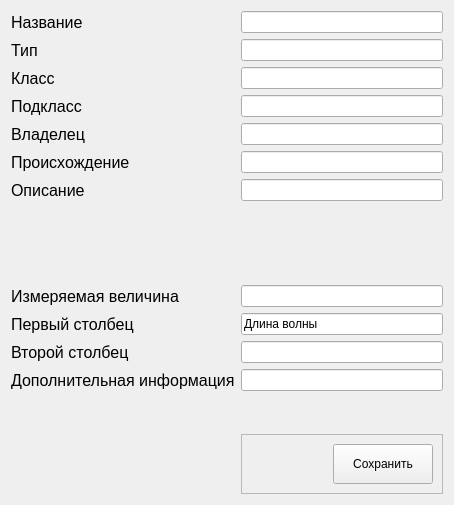
<?xml version="1.0" encoding="UTF-8"?>
<ui version="4.0">
 <class>CreateSpectr</class>
 <widget class="QWidget" name="CreateSpectr">
  <property name="geometry">
   <rect>
    <x>0</x>
    <y>0</y>
    <width>454</width>
    <height>505</height>
   </rect>
  </property>
  <property name="windowTitle">
   <string>Сохранение спектра</string>
  </property>
  <property name="windowIcon">
   <iconset resource="resources.qrc">
    <normaloff>:/pic/icons/CreateSpectr.png</normaloff>:/pic/icons/CreateSpectr.png</iconset>
  </property>
  <property name="layoutDirection">
   <enum>Qt::LeftToRight</enum>
  </property>
  <layout class="QFormLayout" name="formLayout">
   <item row="0" column="0">
    <widget class="QLabel" name="label_name">
     <property name="font">
      <font>
       <pointsize>12</pointsize>
      </font>
     </property>
     <property name="text">
      <string>Название</string>
     </property>
    </widget>
   </item>
   <item row="0" column="1">
    <widget class="QLineEdit" name="lineEdit_name"/>
   </item>
   <item row="1" column="0">
    <widget class="QLabel" name="label_type">
     <property name="font">
      <font>
       <pointsize>12</pointsize>
      </font>
     </property>
     <property name="text">
      <string>Тип</string>
     </property>
    </widget>
   </item>
   <item row="1" column="1">
    <widget class="QLineEdit" name="lineEdit_type"/>
   </item>
   <item row="2" column="0">
    <widget class="QLabel" name="label_class">
     <property name="font">
      <font>
       <pointsize>12</pointsize>
      </font>
     </property>
     <property name="text">
      <string>Класс</string>
     </property>
    </widget>
   </item>
   <item row="2" column="1">
    <widget class="QLineEdit" name="lineEdit_class"/>
   </item>
   <item row="3" column="0">
    <widget class="QLabel" name="label_subclass">
     <property name="font">
      <font>
       <pointsize>12</pointsize>
      </font>
     </property>
     <property name="text">
      <string>Подкласс</string>
     </property>
    </widget>
   </item>
   <item row="3" column="1">
    <widget class="QLineEdit" name="lineEdit_subclass"/>
   </item>
   <item row="4" column="0">
    <widget class="QLabel" name="label_owner">
     <property name="font">
      <font>
       <pointsize>12</pointsize>
      </font>
     </property>
     <property name="text">
      <string>Владелец</string>
     </property>
    </widget>
   </item>
   <item row="4" column="1">
    <widget class="QLineEdit" name="lineEdit_owner"/>
   </item>
   <item row="5" column="0">
    <widget class="QLabel" name="label_origin">
     <property name="font">
      <font>
       <pointsize>12</pointsize>
      </font>
     </property>
     <property name="text">
      <string>Происхождение</string>
     </property>
    </widget>
   </item>
   <item row="5" column="1">
    <widget class="QLineEdit" name="lineEdit_origin"/>
   </item>
   <item row="6" column="0">
    <widget class="QLabel" name="label_description">
     <property name="font">
      <font>
       <pointsize>12</pointsize>
      </font>
     </property>
     <property name="text">
      <string>Описание</string>
     </property>
    </widget>
   </item>
   <item row="6" column="1">
    <widget class="QLineEdit" name="lineEdit_description"/>
   </item>
   <item row="7" column="0">
    <spacer name="horizontalSpacer">
     <property name="orientation">
      <enum>Qt::Horizontal</enum>
     </property>
     <property name="sizeHint" stdset="0">
      <size>
       <width>40</width>
       <height>20</height>
      </size>
     </property>
    </spacer>
   </item>
   <item row="7" column="1">
    <spacer name="horizontalSpacer_2">
     <property name="orientation">
      <enum>Qt::Horizontal</enum>
     </property>
     <property name="sizeHint" stdset="0">
      <size>
       <width>40</width>
       <height>20</height>
      </size>
     </property>
    </spacer>
   </item>
   <item row="8" column="0">
    <spacer name="horizontalSpacer_3">
     <property name="orientation">
      <enum>Qt::Horizontal</enum>
     </property>
     <property name="sizeHint" stdset="0">
      <size>
       <width>40</width>
       <height>20</height>
      </size>
     </property>
    </spacer>
   </item>
   <item row="8" column="1">
    <spacer name="horizontalSpacer_4">
     <property name="orientation">
      <enum>Qt::Horizontal</enum>
     </property>
     <property name="sizeHint" stdset="0">
      <size>
       <width>40</width>
       <height>20</height>
      </size>
     </property>
    </spacer>
   </item>
   <item row="9" column="0">
    <spacer name="horizontalSpacer_5">
     <property name="orientation">
      <enum>Qt::Horizontal</enum>
     </property>
     <property name="sizeHint" stdset="0">
      <size>
       <width>40</width>
       <height>20</height>
      </size>
     </property>
    </spacer>
   </item>
   <item row="9" column="1">
    <spacer name="horizontalSpacer_6">
     <property name="orientation">
      <enum>Qt::Horizontal</enum>
     </property>
     <property name="sizeHint" stdset="0">
      <size>
       <width>40</width>
       <height>20</height>
      </size>
     </property>
    </spacer>
   </item>
   <item row="10" column="0">
    <widget class="QLabel" name="label_measurements">
     <property name="font">
      <font>
       <pointsize>12</pointsize>
      </font>
     </property>
     <property name="text">
      <string>Измеряемая величина</string>
     </property>
    </widget>
   </item>
   <item row="10" column="1">
    <widget class="QLineEdit" name="lineEdit_measurements"/>
   </item>
   <item row="11" column="0">
    <widget class="QLabel" name="label_firstColumn">
     <property name="font">
      <font>
       <pointsize>12</pointsize>
      </font>
     </property>
     <property name="text">
      <string>Первый столбец</string>
     </property>
    </widget>
   </item>
   <item row="11" column="1">
    <widget class="QLineEdit" name="lineEdit_firstColumn">
     <property name="text">
      <string>Длина волны</string>
     </property>
    </widget>
   </item>
   <item row="12" column="0">
    <widget class="QLabel" name="label_secondColumn">
     <property name="font">
      <font>
       <pointsize>12</pointsize>
      </font>
     </property>
     <property name="text">
      <string>Второй столбец</string>
     </property>
    </widget>
   </item>
   <item row="12" column="1">
    <widget class="QLineEdit" name="lineEdit_secondColumn"/>
   </item>
   <item row="13" column="0">
    <widget class="QLabel" name="label_addInfo">
     <property name="font">
      <font>
       <pointsize>12</pointsize>
      </font>
     </property>
     <property name="text">
      <string>Дополнительная информация</string>
     </property>
    </widget>
   </item>
   <item row="13" column="1">
    <widget class="QLineEdit" name="lineEdit_addInfo"/>
   </item>
   <item row="15" column="0">
    <spacer name="verticalSpacer">
     <property name="orientation">
      <enum>Qt::Vertical</enum>
     </property>
     <property name="sizeHint" stdset="0">
      <size>
       <width>20</width>
       <height>40</height>
      </size>
     </property>
    </spacer>
   </item>
   <item row="16" column="0">
    <spacer name="verticalSpacer_3">
     <property name="orientation">
      <enum>Qt::Vertical</enum>
     </property>
     <property name="sizeHint" stdset="0">
      <size>
       <width>20</width>
       <height>40</height>
      </size>
     </property>
    </spacer>
   </item>
   <item row="16" column="1">
    <widget class="QFrame" name="frame">
     <property name="frameShape">
      <enum>QFrame::StyledPanel</enum>
     </property>
     <property name="frameShadow">
      <enum>QFrame::Raised</enum>
     </property>
     <layout class="QHBoxLayout" name="horizontalLayout">
      <item>
       <spacer name="horizontalSpacer_7">
        <property name="orientation">
         <enum>Qt::Horizontal</enum>
        </property>
        <property name="sizeHint" stdset="0">
         <size>
          <width>81</width>
          <height>20</height>
         </size>
        </property>
       </spacer>
      </item>
      <item>
       <widget class="QPushButton" name="pushButton_save">
        <property name="minimumSize">
         <size>
          <width>100</width>
          <height>40</height>
         </size>
        </property>
        <property name="maximumSize">
         <size>
          <width>100</width>
          <height>40</height>
         </size>
        </property>
        <property name="layoutDirection">
         <enum>Qt::LeftToRight</enum>
        </property>
        <property name="text">
         <string>Сохранить</string>
        </property>
        <property name="icon">
         <iconset resource="resources.qrc">
          <normaloff>:/pic/icons/export.png</normaloff>:/pic/icons/export.png</iconset>
        </property>
       </widget>
      </item>
     </layout>
    </widget>
   </item>
   <item row="14" column="0">
    <spacer name="verticalSpacer_2">
     <property name="orientation">
      <enum>Qt::Vertical</enum>
     </property>
     <property name="sizeHint" stdset="0">
      <size>
       <width>20</width>
       <height>40</height>
      </size>
     </property>
    </spacer>
   </item>
  </layout>
 </widget>
 <resources>
  <include location="resources.qrc"/>
 </resources>
 <connections/>
</ui>
